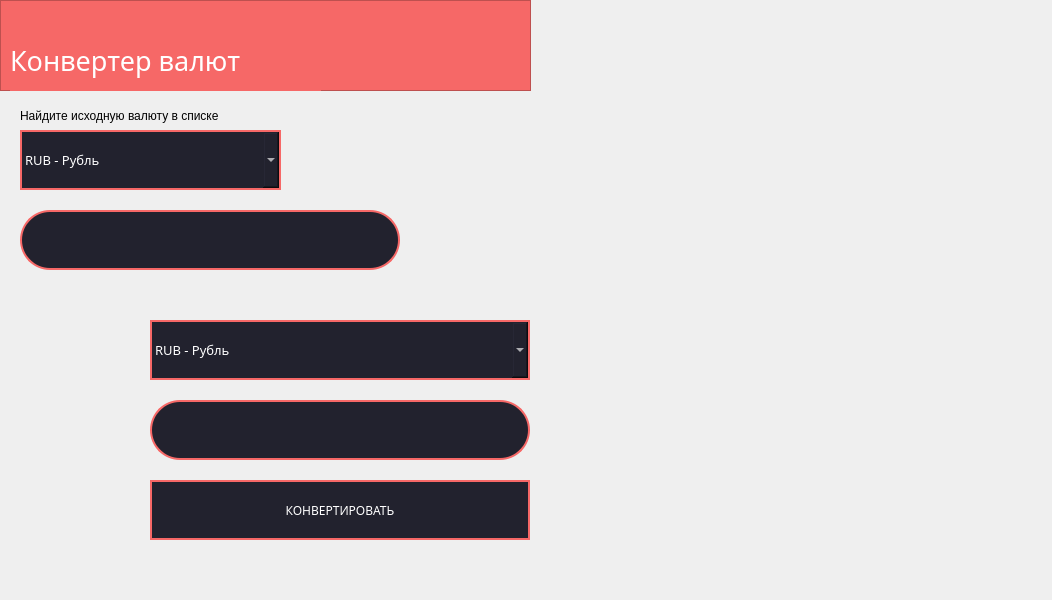
<?xml version="1.0" encoding="UTF-8"?>
<ui version="4.0">
 <class>MainWindow</class>
 <widget class="QMainWindow" name="MainWindow">
  <property name="geometry">
   <rect>
    <x>0</x>
    <y>0</y>
    <width>1052</width>
    <height>600</height>
   </rect>
  </property>
  <property name="windowTitle">
   <string>Конвертер валют</string>
  </property>
  <widget class="QWidget" name="centralwidget">
   <property name="styleSheet">
    <string notr="true"/>
   </property>
   <widget class="QFrame" name="frame">
    <property name="geometry">
     <rect>
      <x>0</x>
      <y>0</y>
      <width>531</width>
      <height>91</height>
     </rect>
    </property>
    <property name="styleSheet">
     <string notr="true">background-color: #f66867</string>
    </property>
    <property name="frameShape">
     <enum>QFrame::StyledPanel</enum>
    </property>
    <property name="frameShadow">
     <enum>QFrame::Raised</enum>
    </property>
    <widget class="QLabel" name="label">
     <property name="geometry">
      <rect>
       <x>10</x>
       <y>30</y>
       <width>311</width>
       <height>61</height>
      </rect>
     </property>
     <property name="font">
      <font>
       <family>Gadugi</family>
       <pointsize>20</pointsize>
      </font>
     </property>
     <property name="styleSheet">
      <string notr="true">color: #fff;</string>
     </property>
     <property name="text">
      <string>Конвертер валют</string>
     </property>
    </widget>
   </widget>
   <widget class="QLineEdit" name="input_amount">
    <property name="geometry">
     <rect>
      <x>20</x>
      <y>210</y>
      <width>380</width>
      <height>60</height>
     </rect>
    </property>
    <property name="styleSheet">
     <string notr="true">background-color: #22222e;
border: 2px solid #f66867;
border-radius: 30;
color: #fff;</string>
    </property>
    <property name="alignment">
     <set>Qt::AlignCenter</set>
    </property>
   </widget>
   <widget class="QLineEdit" name="output_amount">
    <property name="geometry">
     <rect>
      <x>150</x>
      <y>400</y>
      <width>380</width>
      <height>60</height>
     </rect>
    </property>
    <property name="styleSheet">
     <string notr="true">background-color: #22222e;
border: 2px solid #f66867;
border-radius: 30;
color: #fff;
</string>
    </property>
    <property name="alignment">
     <set>Qt::AlignCenter</set>
    </property>
   </widget>
   <widget class="QComboBox" name="output_currency">
    <property name="geometry">
     <rect>
      <x>150</x>
      <y>320</y>
      <width>380</width>
      <height>60</height>
     </rect>
    </property>
    <property name="font">
     <font>
      <family>Felix Titling</family>
      <pointsize>10</pointsize>
     </font>
    </property>
    <property name="styleSheet">
     <string notr="true">background-color: #22222e;
border: 2px solid #f66867;
color: #fff;</string>
    </property>
    <item>
     <property name="text">
      <string>RUB - Рубль</string>
     </property>
    </item>
    <item>
     <property name="text">
      <string>USD - Доллар США</string>
     </property>
    </item>
    <item>
     <property name="text">
      <string>EUR - Евро</string>
     </property>
    </item>
    <item>
     <property name="text">
      <string>JPY - Японская йена</string>
     </property>
    </item>
    <item>
     <property name="text">
      <string>GBP - Британский фунт стерлингов</string>
     </property>
    </item>
    <item>
     <property name="text">
      <string>CAD - Канадский доллар</string>
     </property>
    </item>
    <item>
     <property name="text">
      <string>AUD - Австралийский доллар</string>
     </property>
    </item>
    <item>
     <property name="text">
      <string>CHF - Швейцарский франк</string>
     </property>
    </item>
    <item>
     <property name="text">
      <string>SGD - Сингапурский доллар</string>
     </property>
    </item>
    <item>
     <property name="text">
      <string>HKD - Гонконгский доллар</string>
     </property>
    </item>
    <item>
     <property name="text">
      <string>SEK - Шведская крона</string>
     </property>
    </item>
    <item>
     <property name="text">
      <string>NOK - Норвежская крона</string>
     </property>
    </item>
    <item>
     <property name="text">
      <string>DKK - Датская крона</string>
     </property>
    </item>
    <item>
     <property name="text">
      <string>NZD - Новозеландский доллар</string>
     </property>
    </item>
    <item>
     <property name="text">
      <string>ZAR - Южноафриканский рэнд</string>
     </property>
    </item>
    <item>
     <property name="text">
      <string>BRL - Бразильский реал</string>
     </property>
    </item>
    <item>
     <property name="text">
      <string>KRW - Южнокорейская вона</string>
     </property>
    </item>
    <item>
     <property name="text">
      <string>CNY - Китайский юань</string>
     </property>
    </item>
    <item>
     <property name="text">
      <string>INR - Индийская рупия</string>
     </property>
    </item>
    <item>
     <property name="text">
      <string>MYR - Малайзийский ринггит</string>
     </property>
    </item>
    <item>
     <property name="text">
      <string>THB - Тайский бат</string>
     </property>
    </item>
    <item>
     <property name="text">
      <string>MXN - Мексиканское песо</string>
     </property>
    </item>
    <item>
     <property name="text">
      <string>PHP - Филиппинское песо</string>
     </property>
    </item>
    <item>
     <property name="text">
      <string>HUF - Венгерский форинт</string>
     </property>
    </item>
    <item>
     <property name="text">
      <string>IDR - Индонезийская рупия</string>
     </property>
    </item>
    <item>
     <property name="text">
      <string>CZK - Чешская крона</string>
     </property>
    </item>
    <item>
     <property name="text">
      <string>RON - Румынский лей</string>
     </property>
    </item>
    <item>
     <property name="text">
      <string>TRY - Турецкая лира</string>
     </property>
    </item>
    <item>
     <property name="text">
      <string>ISK - Исландская крона</string>
     </property>
    </item>
    <item>
     <property name="text">
      <string>HRK - Хорватская куна</string>
     </property>
    </item>
    <item>
     <property name="text">
      <string>BGN - Болгарский лев</string>
     </property>
    </item>
    <item>
     <property name="text">
      <string>NZD - Новозеландский доллар</string>
     </property>
    </item>
    <item>
     <property name="text">
      <string>PLN - Польский злотый</string>
     </property>
    </item>
    <item>
     <property name="text">
      <string>LTL - Литовский лит</string>
     </property>
    </item>
    <item>
     <property name="text">
      <string>SIT - Словенский толар</string>
     </property>
    </item>
    <item>
     <property name="text">
      <string>ROL - Румынский лей</string>
     </property>
    </item>
    <item>
     <property name="text">
      <string>TRL - Турецкая лира</string>
     </property>
    </item>
    <item>
     <property name="text">
      <string>SKK - Словацкая крона</string>
     </property>
    </item>
    <item>
     <property name="text">
      <string>LVL - Латвийский лат</string>
     </property>
    </item>
    <item>
     <property name="text">
      <string>MTL - Мальтийская лира</string>
     </property>
    </item>
    <item>
     <property name="text">
      <string>EEK - Эстонская крона</string>
     </property>
    </item>
    <item>
     <property name="text">
      <string>CYP - Кипрский фунт</string>
     </property>
    </item>
   </widget>
   <widget class="QPushButton" name="pushButton">
    <property name="geometry">
     <rect>
      <x>150</x>
      <y>480</y>
      <width>380</width>
      <height>60</height>
     </rect>
    </property>
    <property name="font">
     <font>
      <family>Felix Titling</family>
     </font>
    </property>
    <property name="styleSheet">
     <string notr="true">background-color: #22222e;
border: 2px solid #f66867;
color: #fff;</string>
    </property>
    <property name="text">
     <string>КОНВЕРТИРОВАТЬ</string>
    </property>
   </widget>
   <widget class="QComboBox" name="input_currency">
    <property name="geometry">
     <rect>
      <x>20</x>
      <y>130</y>
      <width>261</width>
      <height>60</height>
     </rect>
    </property>
    <property name="font">
     <font>
      <family>Felix Titling</family>
      <pointsize>10</pointsize>
     </font>
    </property>
    <property name="styleSheet">
     <string notr="true">background-color: #22222e;
border: 2px solid #f66867;
color: #fff;</string>
    </property>
    <item>
     <property name="text">
      <string>RUB - Рубль</string>
     </property>
    </item>
    <item>
     <property name="text">
      <string>USD - Доллар США</string>
     </property>
    </item>
    <item>
     <property name="text">
      <string>EUR - Евро</string>
     </property>
    </item>
    <item>
     <property name="text">
      <string>JPY - Японская йена</string>
     </property>
    </item>
    <item>
     <property name="text">
      <string>GBP - Британский фунт стерлингов</string>
     </property>
    </item>
    <item>
     <property name="text">
      <string>CAD - Канадский доллар</string>
     </property>
    </item>
    <item>
     <property name="text">
      <string>AUD - Австралийский доллар</string>
     </property>
    </item>
    <item>
     <property name="text">
      <string>CHF - Швейцарский франк</string>
     </property>
    </item>
    <item>
     <property name="text">
      <string>SGD - Сингапурский доллар</string>
     </property>
    </item>
    <item>
     <property name="text">
      <string>HKD - Гонконгский доллар</string>
     </property>
    </item>
    <item>
     <property name="text">
      <string>SEK - Шведская крона</string>
     </property>
    </item>
    <item>
     <property name="text">
      <string>NOK - Норвежская крона</string>
     </property>
    </item>
    <item>
     <property name="text">
      <string>DKK - Датская крона</string>
     </property>
    </item>
    <item>
     <property name="text">
      <string>NZD - Новозеландский доллар</string>
     </property>
    </item>
    <item>
     <property name="text">
      <string>ZAR - Южноафриканский рэнд</string>
     </property>
    </item>
    <item>
     <property name="text">
      <string>BRL - Бразильский реал</string>
     </property>
    </item>
    <item>
     <property name="text">
      <string>KRW - Южнокорейская вона</string>
     </property>
    </item>
    <item>
     <property name="text">
      <string>CNY - Китайский юань</string>
     </property>
    </item>
    <item>
     <property name="text">
      <string>INR - Индийская рупия</string>
     </property>
    </item>
    <item>
     <property name="text">
      <string>MYR - Малайзийский ринггит</string>
     </property>
    </item>
    <item>
     <property name="text">
      <string>THB - Тайский бат</string>
     </property>
    </item>
    <item>
     <property name="text">
      <string>MXN - Мексиканское песо</string>
     </property>
    </item>
    <item>
     <property name="text">
      <string>PHP - Филиппинское песо</string>
     </property>
    </item>
    <item>
     <property name="text">
      <string>HUF - Венгерский форинт</string>
     </property>
    </item>
    <item>
     <property name="text">
      <string>IDR - Индонезийская рупия</string>
     </property>
    </item>
    <item>
     <property name="text">
      <string>CZK - Чешская крона</string>
     </property>
    </item>
    <item>
     <property name="text">
      <string>RON - Румынский лей</string>
     </property>
    </item>
    <item>
     <property name="text">
      <string>TRY - Турецкая лира</string>
     </property>
    </item>
    <item>
     <property name="text">
      <string>ISK - Исландская крона</string>
     </property>
    </item>
    <item>
     <property name="text">
      <string>HRK - Хорватская куна</string>
     </property>
    </item>
    <item>
     <property name="text">
      <string>BGN - Болгарский лев</string>
     </property>
    </item>
    <item>
     <property name="text">
      <string>NZD - Новозеландский доллар</string>
     </property>
    </item>
    <item>
     <property name="text">
      <string>PLN - Польский злотый</string>
     </property>
    </item>
    <item>
     <property name="text">
      <string>LTL - Литовский лит</string>
     </property>
    </item>
    <item>
     <property name="text">
      <string>SIT - Словенский толар</string>
     </property>
    </item>
    <item>
     <property name="text">
      <string>ROL - Румынский лей</string>
     </property>
    </item>
    <item>
     <property name="text">
      <string>TRL - Турецкая лира</string>
     </property>
    </item>
    <item>
     <property name="text">
      <string>SKK - Словацкая крона</string>
     </property>
    </item>
    <item>
     <property name="text">
      <string>LVL - Латвийский лат</string>
     </property>
    </item>
    <item>
     <property name="text">
      <string>MTL - Мальтийская лира</string>
     </property>
    </item>
    <item>
     <property name="text">
      <string>EEK - Эстонская крона</string>
     </property>
    </item>
    <item>
     <property name="text">
      <string>CYP - Кипрский фунт</string>
     </property>
    </item>
   </widget>
   <widget class="QLabel" name="label_2">
    <property name="geometry">
     <rect>
      <x>20</x>
      <y>90</y>
      <width>221</width>
      <height>51</height>
     </rect>
    </property>
    <property name="text">
     <string>Найдите исходную валюту в списке</string>
    </property>
   </widget>
  </widget>
 </widget>
 <resources/>
 <connections/>
</ui>
